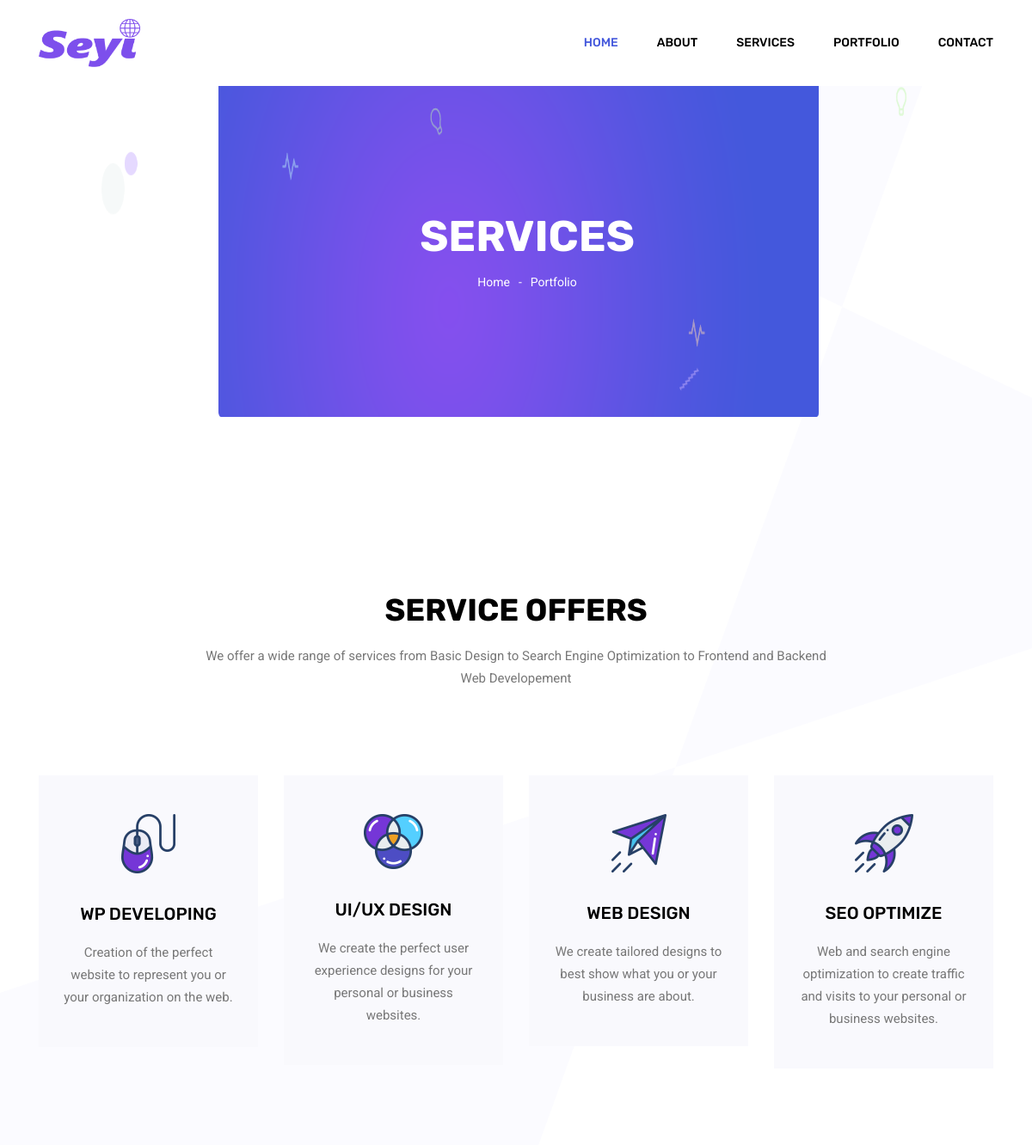
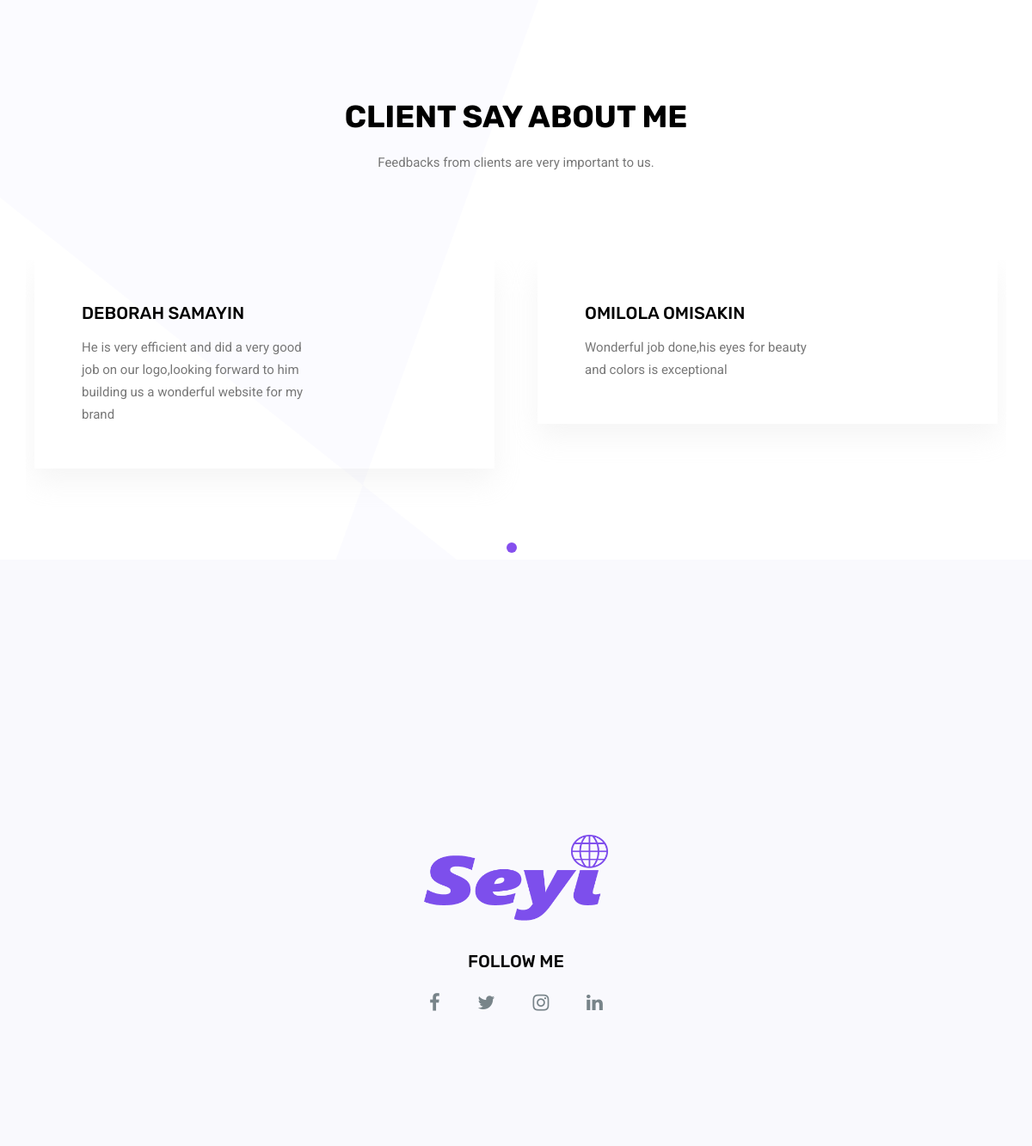
The page /app/services/ on the database its author committed (2 pictures, top to bottom).
### seyi_web_app/models.py (models this page shows, shortened)
class Service(models.Model):
    srv_title = models.CharField(max_length=150, verbose_name='Service Title')
    srv_img = models.ImageField(null=True, upload_to='img_uploads', blank=True, verbose_name='Service Image')
    srv_content = models.TextField(blank=True, verbose_name='Service Content')

class Client(models.Model):
    cl_name = models.CharField(max_length=150, verbose_name='Client Name')
    cl_img = models.ImageField(null=True, upload_to='img_uploads', blank=True, verbose_name='Client Image')
    cl_comment = models.TextField(blank=True, verbose_name='Client Commentt')

### seyi_web_app/views.py (the view)
# urls.py: path('services/', views.services, name='services'),
def services(request):
    srv = Service.objects.all()
    cl = Client.objects.all()
    args = {'srv':srv, 'cl':cl}
    return render(request, 'seyi_web_app/services.html', args)

### templates/seyi_web_app/services.html (shortened to what this page needs)
{% extends 'seyi_web_app/base.html' %}
{% load static %}
{% block content %}
    <section class="banner_area">
        <div class="banner_inner d-flex align-items-center">
            <div class="container">
                <div class="banner_content text-center">
                    <h2>Services</h2>
                    <div class="page_link">
                        <a href="{% url 'index' %}">Home</a>
                        <a href="{% url 'seyi_web_app:portfolio' %}">Portfolio</a>
                    </div>
                </div>
            </div>
        </div>
    </section>
	<section class="features_area section_gap_top">
        <div class="container">
            <div class="row justify-content-center">
                <div class="col-lg-8 text-center">
                    <div class="main_title">
                        <h2>service offers </h2>
                        <p>
                            We offer a wide range of services from Basic Design to Search Engine Optimization to Frontend and Backend Web
                            Developement
                        </p>
                    </div>
                </div>
            </div>
            <div class="row feature_inner">
                {% if srv %}
                {% for sr in srv %}
                <div class="col-lg-3 col-md-6">
                    <div class="feature_item">
                        <img src="{{ sr.srv_img.url }}" alt="">
                        <h4>{{ sr.srv_title }}</h4>
                        <p>{{ sr.srv_content }}</p>
                    </div>
                </div>
                {% endfor %}
                {% endif %}
            </div>
        </div>
    </section>
	<div class="testimonial_area section_gap_bottom">
        <div class="container">
            <div class="row justify-content-center">
                <div class="col-lg-8 text-center">
                    <div class="main_title">
                        <h2>client say about me</h2>
                        <p>Feedbacks from clients are very important to us.</p>
                    </div>
                </div>
            </div>
            <div class="row">
                <div class="testi_slider owl-carousel">
                    {% if cl%}
                    {% for cls in cl %}
                    <div class="testi_item">
                        <div class="row">
                            <div class="col-lg-8">
                                <div class="testi_text">
                                    <h4>{{ cls.cl_name }}</h4>
                                    <p>{{ cls.cl_comment }}</p>
                                </div>
                            </div>
                        </div>
                    </div>
                    {% endfor %}
                    {% endif %}
                </div>
            </div>
        </div>
    </div>
    {% endblock %}

### templates/seyi_web_app/base.html (shortened to what this page needs)
{% load static %}
<!doctype html>
<html lang="en">
<head>
	<link rel="stylesheet" href="{% static 'seyi_web_app/css/bootstrap.css' %}">
	<link rel="stylesheet" href="{% static 'seyi_web_app/vendors/linericon/style.css' %}">
	<link rel="stylesheet" href="{% static 'seyi_web_app/css/font-awesome.min.css' %}">
	<link rel="stylesheet" href="{% static 'seyi_web_app/vendors/owl-carousel/owl.carousel.min.css' %}">
	<link rel="stylesheet" href="{% static 'seyi_web_app/css/magnific-popup.css' %}">
	<link rel="stylesheet" href="{% static 'seyi_web_app/vendors/nice-select/css/nice-select.css' %}">
	<link rel="stylesheet" href="{% static 'seyi_web_app/css/style.css' %}">
</head>
<body>
	<header class="header_area">
		<div class="main_menu">
			<nav class="navbar navbar-expand-lg navbar-light">
				<div class="container">
					<a class="navbar-brand logo_h" href="{% url 'index' %}"><img style="width: 30%;" src="{% static 'seyi_web_app/img/mylogo.png' %}" alt=""></a>
					<div class="collapse navbar-collapse offset" id="navbarSupportedContent">
						<ul class="nav navbar-nav menu_nav justify-content-end">
							<li class="nav-item active"><a class="nav-link" href="{% url 'index' %} ">Home</a></li>
							<li class="nav-item"><a class="nav-link" href="{% url 'seyi_web_app:about' %} ">About</a></li>
							<li class="nav-item"><a class="nav-link" href="{% url 'seyi_web_app:services' %} ">Services</a></li>
							<li class="nav-item"><a class="nav-link" href="{% url 'seyi_web_app:portfolio' %} ">Portfolio</a></li>
							<li class="nav-item"><a class="nav-link" href="{% url 'seyi_web_app:contact' %}">Contact</a></li>
						</ul>
					</div>
				</div>
			</nav>
		</div>
	</header>
    {% block content %}
	{% endblock %}
	<footer class="footer_area">
		<div class="container">
			<div class="row justify-content-center">
				<div class="col-lg-12">
					<div class="footer_top flex-column">
						<div class="footer_logo">
							<a href="{% url 'index' %}">
								<img style="height: 100px;" src="{% static 'seyi_web_app/img/mylogo.png' %}" alt="">
							</a>
							<h4>Follow Me</h4>
						</div>
						<div class="footer_social">
							<a href="https://www.facebook.com/toheebomotosho"><i class="fa fa-facebook"></i></a>
							<a href="https://twitter.com/Seyyii_"><i class="fa fa-twitter"></i></a>
							<a href="https://www.instagram.com/theseyiii_/"><i class="fa fa-instagram"></i></a>
							<a href="https://www.linkedin.com/in/toheeb-omotosho-5885a819b/"><i class="fa fa-linkedin"></i></a>
						</div>
					</div>
				</div>
			</div>
			<div class="row footer_bottom justify-content-center">
				<p class="col-lg-8 col-sm-12 footer-text">
			</div>
		</div>
	</footer>
</body>
</html>

### rows shown on the page
Service: srv_img (picture), srv_title "WP DEVELOPING", srv_content "Creation of the perfect website to represent you or your organization on the web."
Service: srv_img (picture), srv_title "UI/UX DESIGN", srv_content "We create the perfect user experience designs for your personal or business websites."
Service: srv_img (picture), srv_title "WEB DESIGN", srv_content "We create tailored designs to best show what you or your business are about."
Service: srv_img (picture), srv_title "SEO OPTIMIZE", srv_content "Web and search engine optimization to create traffic and visits to your personal or business websites."
Client: cl_name "DEBORAH SAMAYIN", cl_comment "He is very efficient and did a very good job on our logo,looking forward to him building us a wonderful website for my brand"
Client: cl_name "OMILOLA OMISAKIN", cl_comment "Wonderful job done,his eyes for beauty and colors is exceptional"
